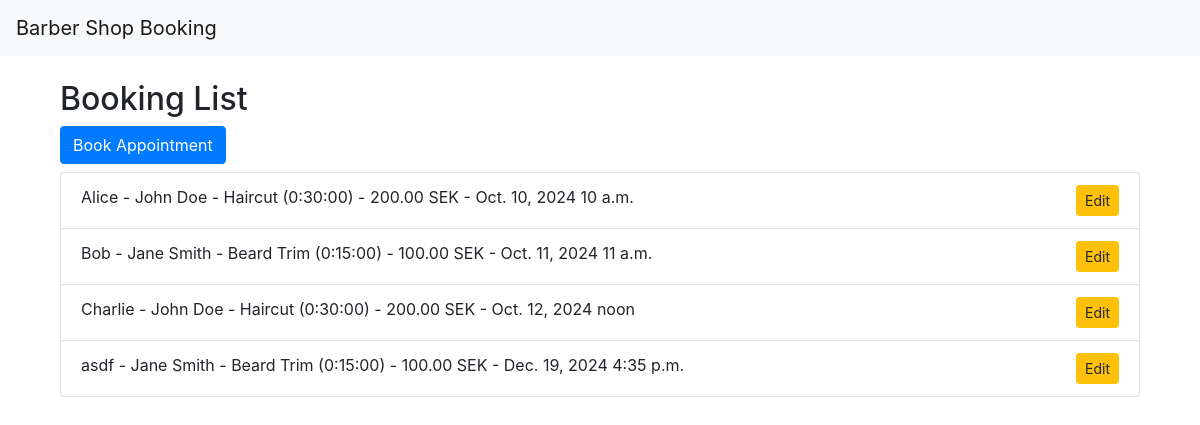
The app's page /, older data.
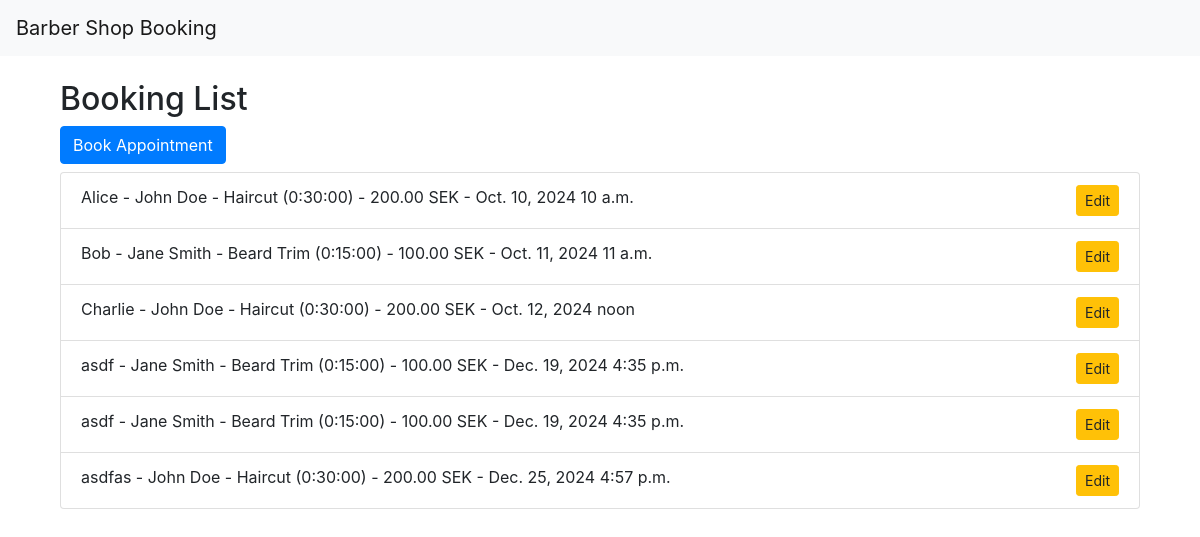
The same page, newer data.
### bookings/models.py (models this page shows, shortened)
class Booking(models.Model):
    customer_name = models.CharField(max_length=100)
    barber = models.ForeignKey(Barber, on_delete=models.CASCADE)
    service = models.ForeignKey(Service, on_delete=models.CASCADE)
    date = models.DateField()
    time = models.TimeField()

class Barber(models.Model):
    name = models.CharField(max_length=100)
    experience = models.PositiveIntegerField(help_text="Years of experience")
    def __str__(self):
        return self.name

class Service(models.Model):
    name = models.CharField(max_length=100)
    duration = models.DurationField(help_text="Duration of the service (e.g., 00:30:00 for 30 minutes)")
    price = models.DecimalField(max_digits=6, decimal_places=2)
    def __str__(self):
        return f"{self.name} ({self.duration}) - {self.price} SEK"

### bookings/views.py (the view)
# urls.py: path('', views.booking_list, name='booking_list'),
def booking_list(request):
    bookings = Booking.objects.all()
    return render(request, 'bookings/booking_list.html', {'bookings': bookings})

### bookings/templates/bookings/booking_list.html
{% extends 'base.html' %}
{% block content %}
  <div class="container mt-4">
    <h2>Booking List</h2>
    <a class="btn btn-primary mb-2" href="{% url 'book_appointment' %}">Book Appointment</a>
    <ul class="list-group">
      {% for booking in bookings %}
        <li class="list-group-item">
          {{ booking.customer_name }} - {{ booking.barber }} - {{ booking.service }} - {{ booking.date }} {{ booking.time }}
          <a class="btn btn-sm btn-warning float-right" href="{% url 'update_appointment' booking.id %}">Edit</a>
        </li>
      {% endfor %}
    </ul>
  </div>
{% endblock %}

Row changes from the older to the newer data that the page shows:
added Booking: customer_name "asdf", barber "Jane Smith", service "Beard Trim (0:15:00) - 100.00 SEK", date "Dec. 19, 2024", time "4:35 p.m."
added Booking: customer_name "asdfas", barber "John Doe", service "Haircut (0:30:00) - 200.00 SEK", date "Dec. 25, 2024", time "4:57 p.m."
